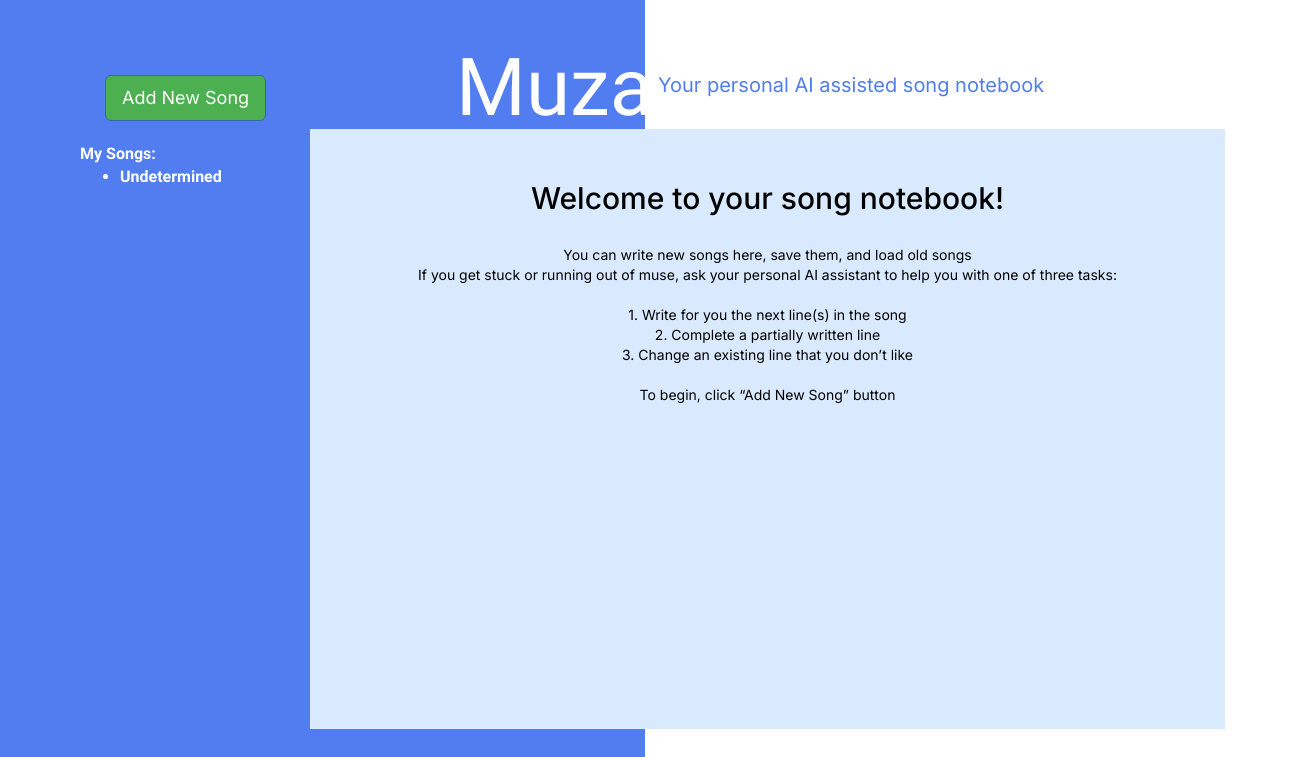
/, run on an earlier commit of the app's database.
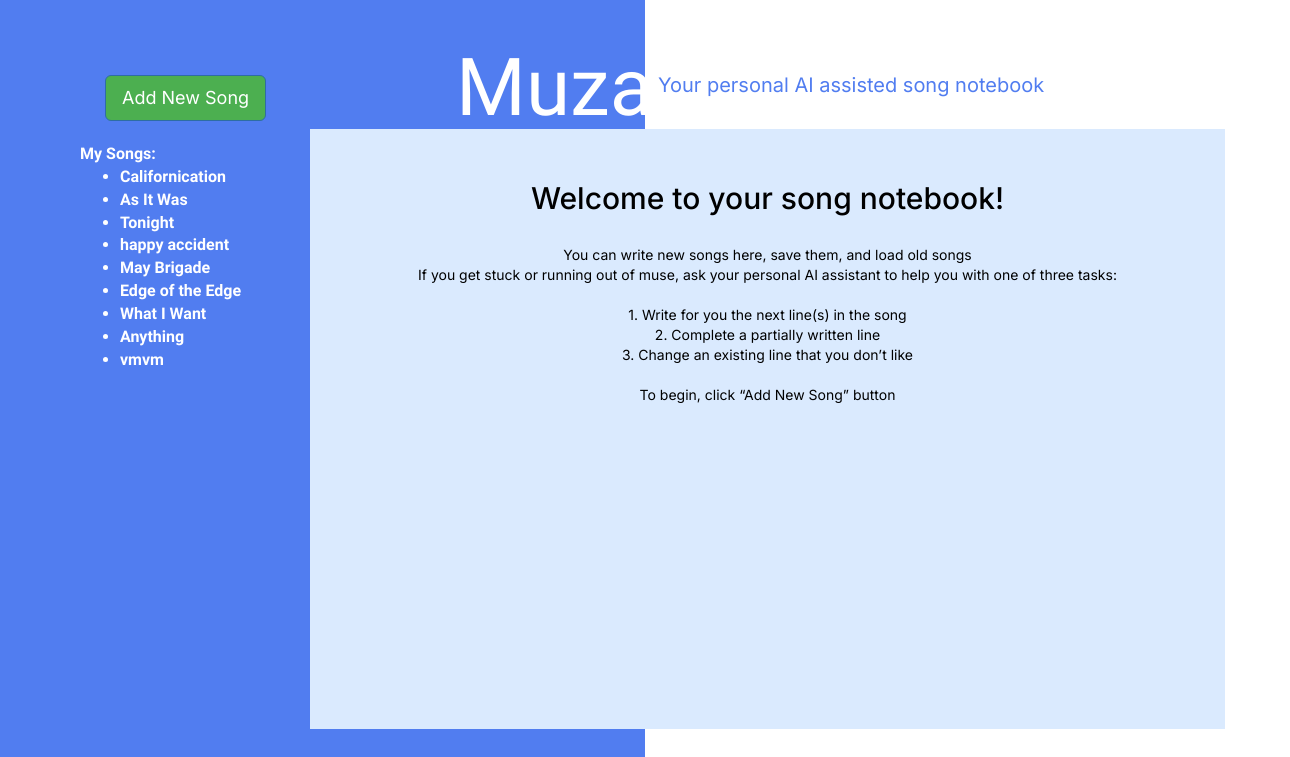
And on a later commit of the database.
### tables this page shows
CREATE TABLE song
(
    id          integer
        constraint song_pk
            primary key,
    title       varchar,
    genre       varchar,
    inspiration varchar
);

### app.py (the view)
@app.route('/', methods=['GET', 'POST'])
def index():
    conn = get_db_connection()
    songs = get_songs_dict(conn)
    conn.close()
    if request.method == 'POST':
        return redirect(url_for('add_song'))
    return render_template('index.html', songs=songs)

### app.py (called while the page is built)
def get_db_connection():
    conn = sqlite3.connect('muza_database.sqlite')
    conn.row_factory = sqlite3.Row
    return conn

### utils/sql_queries.py (called while the page is built)
def get_songs_dict(conn):
    songs_list = conn.execute("SELECT s.title, s.id from song s").fetchall()
    songs_names = conn.execute("SELECT s.title from song s").fetchall()
    songs_names = list(map(lambda x: x[0], songs_names))
    id2name = {k: v for v, k in songs_list}
    songs = {k: [] for k in songs_names}
    songs_text = conn.execute("SELECT l.song_id, l.line_num, l.line from line l").fetchall()
    for line in songs_text:
        songs[id2name[line[0]]].append((line[1], line[2]))
    return songs

### templates/index.html (shortened to what this page needs)
<!DOCTYPE html>
<html lang="en">
<link rel="stylesheet" href="{{ url_for('static', filename='css/index.css') }}">
<link rel="stylesheet" href="https://maxcdn.bootstrapcdn.com/bootstrap/3.4.1/css/bootstrap.min.css">
<head>
</head>
<body>
<div class="v1_17">
    <div class="v1_2"></div>
    <div class="v1_3"></div>
    <span class="v1_4">Muza</span>
    <span class="v1_5">Your personal AI assisted song notebook</span>
    <span class="v1_7">
        <form id="add_song_form" method="post">
            <button href="{{ url_for('add_song') }}" type="submit" style="background-color:#4CAF50;"
                    class="btn btn-primary btn-lg">Add New Song</button>
        </form>
    </span>
    <span class="v1_6">My Songs:
        <ul>
            {% for song_name in songs %}
                <li><a href="{{ url_for('song', song_name=song_name) }}">{{ song_name }}</a></li>
            {% endfor %}
        </ul>
    </span>
    <span class="v1_18"><h2>Welcome to your song notebook!</h2><br>
        You can write new songs here, save them, and load old songs<br>
        If you get stuck or running out of muse, ask your personal AI assistant
        to help you with one of three tasks:<br><br>
        1. Write for you the next line(s) in the song<br>
        2. Complete a partially written line<br>
        3. Change an existing line that you don’t like<br><br>
        To begin, click “Add New Song” button
    </span>
</div>
</body>
</html>

What changed in the data, as far as the page shows it:
removed song: title "Undetermined"
added song: title "Californication"
now on this page (row edited): song: title "As It Was"
now on this page (row edited): song: title "Tonight"
now on this page (row edited): song: title "happy accident"
added song: title "May Brigade"
added song: title "Edge of the Edge"
added song: title "What I Want"
added song: title "Anything"
added song: title "vmvm"
